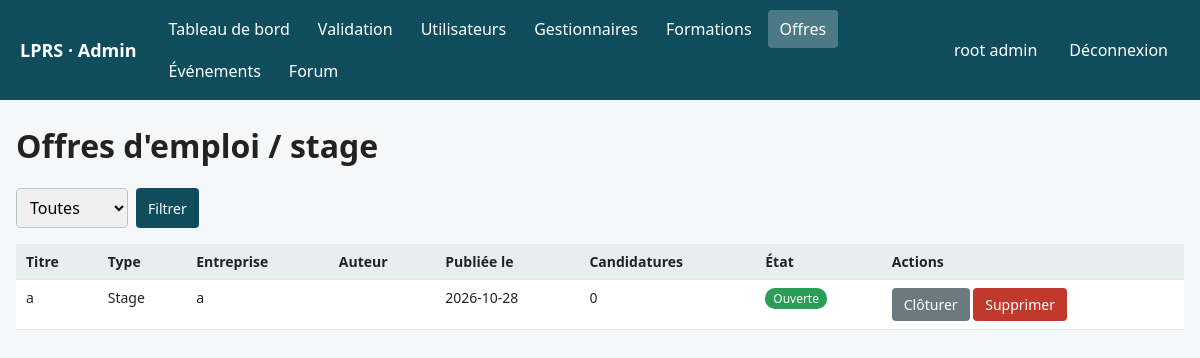
Page /src/admin/offres.php (signed in) on the committed database.
### tables this page shows
CREATE TABLE IF NOT EXISTS `utilisateur` (
  `id_utilisateur` int NOT NULL AUTO_INCREMENT,
  `nom` varchar(100) NOT NULL,
  `prenom` varchar(100) NOT NULL,
  `email` varchar(150) NOT NULL,
  `mot_de_passe` varchar(255) NOT NULL,
  `type_profil` varchar(30) NOT NULL,
  `statut_validation` varchar(30) DEFAULT 'En attente',
  PRIMARY KEY (`id_utilisateur`),
  UNIQUE KEY `email` (`email`)
);

CREATE TABLE IF NOT EXISTS `offre` (
  `id_offre` int NOT NULL AUTO_INCREMENT,
  `id_entreprise` int DEFAULT NULL,
  `id_auteur` int DEFAULT NULL,
  `titre` varchar(150) NOT NULL,
  `description` text,
  `missions` text,
  `type_offre` varchar(30) DEFAULT NULL,
  `salaire` decimal(10,2) DEFAULT NULL,
  `lieu` varchar(150) DEFAULT NULL,
  `date_publication` date DEFAULT NULL,
  `date_expiration` date DEFAULT NULL,
  `etat` varchar(30) DEFAULT 'Ouverte',
  `profil_cible` varchar(30) NOT NULL DEFAULT 'tous',
  PRIMARY KEY (`id_offre`),
  KEY `id_entreprise` (`id_entreprise`),
  KEY `id_auteur` (`id_auteur`)
);

CREATE TABLE IF NOT EXISTS `entreprise` (
  `id_entreprise` int NOT NULL AUTO_INCREMENT,
  `nom` varchar(150) NOT NULL,
  `adresse` varchar(255) DEFAULT NULL,
  `code_postal` varchar(10) DEFAULT NULL,
  `ville` varchar(100) DEFAULT NULL,
  `site_web` varchar(255) DEFAULT NULL,
  `secteur_activite` varchar(100) DEFAULT NULL,
  `description` text,
  PRIMARY KEY (`id_entreprise`)
);

### src/admin/outils.php (called while the page is built, shortened)
<?php
function e($texte)
{
    return htmlspecialchars((string)$texte, ENT_QUOTES, 'UTF-8');
}

### src/admin/garde_admin.php (called while the page is built, shortened)
<?php
require_once __DIR__ . '/outils.php';
$bdd = (new Bdd())->getConnexionBdd();
$requete = $bdd->prepare(
    "SELECT id_utilisateur, nom, prenom
     FROM utilisateur
     WHERE id_utilisateur = :id
       AND type_profil = 'gestionnaire'
       AND statut_validation = 'Validé'"
);
$requete->execute(['id' => $_SESSION['user_id']]);
$adminConnecte = $requete->fetch(PDO::FETCH_ASSOC);

### src/admin/offres.php (the view, shortened to what this page needs)
<?php
require_once __DIR__ . '/garde_admin.php';
$where = '';
$params = [];
$requete = $bdd->prepare(
    "SELECT o.id_offre, o.titre, o.type_offre, o.etat, o.date_publication,
            en.nom AS entreprise, CONCAT(u.prenom, ' ', u.nom) AS auteur,
            (SELECT COUNT(*) FROM candidature c WHERE c.id_offre = o.id_offre) AS nb_candidatures
     FROM offre o
     LEFT JOIN entreprise en ON en.id_entreprise = o.id_entreprise
     LEFT JOIN utilisateur u ON u.id_utilisateur = o.id_auteur
     $where
     ORDER BY o.id_offre DESC LIMIT 200"
);
$requete->execute($params);
$offres = $requete->fetchAll(PDO::FETCH_ASSOC);
$titrePage = 'Offres d\'emploi / stage';
require __DIR__ . '/entete.php';
?>
<form method="get" class="filtres">
    <select name="etat">
        <option value="">Toutes</option>
    </select>
    <button type="submit">Filtrer</button>
</form>
<div class="defilement">
    <table>
        <tr><th>Titre</th><th>Type</th><th>Entreprise</th><th>Auteur</th><th>Publiée le</th><th>Candidatures</th><th>État</th><th>Actions</th></tr>
        <?php foreach ($offres as $o): ?>
            <tr>
                <td><?= e($o['titre']) ?></td>
                <td><?= e($o['type_offre']) ?></td>
                <td><?= e($o['entreprise']) ?></td>
                <td><?= e($o['auteur']) ?></td>
                <td><?= e($o['date_publication']) ?></td>
                <td><?= (int)$o['nb_candidatures'] ?></td>
                <td><span class="badge <?= $o['etat'] === 'Ouverte' ? 'valide' : 'neutre' ?>"><?= e($o['etat']) ?></span></td>
                <td>
                    <form method="post" class="en-ligne"><?= csrfChamp() ?>
                        <?php if ($o['etat'] === 'Ouverte'): ?>
                            <button class="gris" name="action" value="cloturer">Clôturer</button>
                        <?php else: ?>
                            <button class="vert" name="action" value="rouvrir">Rouvrir</button>
                        <?php endif; ?>
                    </form>
                    <form method="post" class="en-ligne" onsubmit="return confirm('Supprimer cette offre et ses candidatures ?');"><?= csrfChamp() ?>
                        <button class="rouge" name="action" value="supprimer">Supprimer</button>
                    </form>
                </td>
            </tr>
        <?php endforeach; ?>
    </table>
</div>
<?php require __DIR__ . '/pied.php'; ?>

### src/admin/entete.php (shortened to what this page needs)
<?php
$pageCourante = basename($_SERVER['SCRIPT_NAME']);
$menu = [
    'dashboard.php'     => 'Tableau de bord',
    'validation.php'    => 'Validation',
    'utilisateurs.php'  => 'Utilisateurs',
    'gestionnaires.php' => 'Gestionnaires',
    'formations.php'    => 'Formations',
    'offres.php'        => 'Offres',
    'evenements.php'    => 'Événements',
    'forum.php'         => 'Forum',
];
?>
<!DOCTYPE html>
<html lang="fr">
<head>
</head>
<body>
<header>
    <span class="logo">LPRS · Admin</span>
    <nav>
        <?php foreach ($menu as $fichier => $libelle): ?>
            <a href="<?= e($fichier) ?>" class="<?= $pageCourante === $fichier ? 'actif' : '' ?>">
                <?= e($libelle) ?>
            </a>
        <?php endforeach; ?>
    </nav>
    <span><?= e($adminConnecte['prenom'] . ' ' . $adminConnecte['nom']) ?></span>
    <a class="quitter" href="../traitement/Logout.php">Déconnexion</a>
</header>
<main>
    <h1><?= e($titrePage ?? 'Administration') ?></h1>

### src/admin/pied.php
</main>
</body>
</html>

### src/admin/entete.php (style rules this page uses)
body { margin: 0; font-family: system-ui, sans-serif; background: #f5f7f8; color: #222; }
header { background: #0f4c5c; color: #fff; display: flex; flex-wrap: wrap; align-items: center; gap: 8px 20px; padding: 10px 20px; }
header .logo { font-weight: bold; font-size: 18px; }
header nav { display: flex; flex-wrap: wrap; gap: 4px; flex: 1; }
header nav a, header .quitter { color: #fff; text-decoration: none; padding: 8px 12px; border-radius: 4px; }
header nav a.actif { background: rgba(255,255,255,.25); }
main { max-width: 1200px; margin: 24px auto; padding: 0 16px; }
h1 { margin-top: 0; }
.defilement { overflow-x: auto; }
table { width: 100%; border-collapse: collapse; background: #fff; }
th, td { text-align: left; padding: 8px 10px; border-bottom: 1px solid #e3e8ea; vertical-align: top; font-size: 14px; }
th { background: #e6eef0; }
form.en-ligne { display: inline; }
input, select, textarea { padding: 7px 9px; border: 1px solid #b8c4c8; border-radius: 4px; font: inherit; box-sizing: border-box; }
.filtres { display: flex; flex-wrap: wrap; gap: 8px; margin-bottom: 16px; }
button, .bouton { padding: 7px 12px; border: none; border-radius: 4px; cursor: pointer; background: #0f4c5c; color: #fff; text-decoration: none; font: inherit; font-size: 14px; display: inline-block; }
button.rouge { background: #c0392b; }
button.gris, .bouton.gris { background: #6c7a80; }
.badge { padding: 2px 8px; border-radius: 10px; font-size: 12px; color: #fff; white-space: nowrap; }
.badge.valide { background: #2a9d57; }

### rows in the picture
utilisateur: prenom+nom "root admin"
offre: titre "a", type_offre "Stage", id_entreprise.nom "a", date_publication "2026-10-28", nb_candidatures "0", etat "Ouverte", shows "Clôturer"

### other values in the picture
$libelle "Tableau de bord"
$libelle "Validation"
$libelle "Utilisateurs"
$libelle "Gestionnaires"
$libelle "Formations"
$libelle "Offres"
$libelle "Événements"
$libelle "Forum"
$titrePage "Offres d'emploi / stage"
